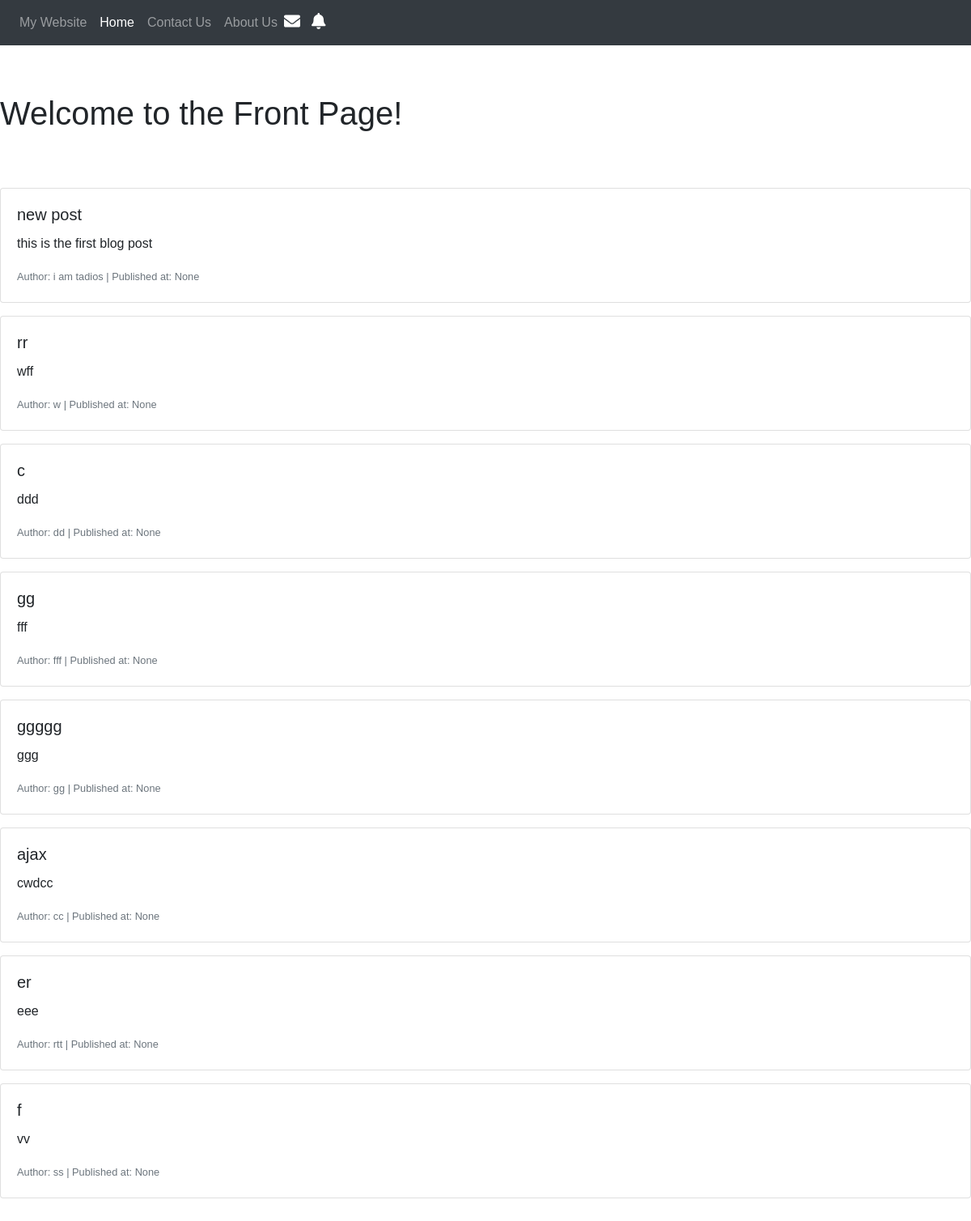
The page /blogapp/front-posts/ on the database its author committed.
### blogapp/models.py (models this page shows, shortened)
class Post(models.Model):
    title = models.CharField(max_length=200)
    text = models.TextField()
    author = models.CharField(max_length=100)
    created_at = models.DateTimeField(default=timezone.now)
    published_at = models.DateTimeField(blank=True, null=True)

### blogapp/views.py (the view)
# urls.py: path('front-posts/', views.front_post_view, name='front_posts'),
def front_post_view(request):
    posts = Post.objects.all()[:10]
    if request.headers.get('X-Requested-With') == 'XMLHttpRequest':
        post_partial_html = render_to_string('posts/frontpost_partial.html', {'posts': posts})
        return JsonResponse({'new_posts': len(posts), 'html': post_partial_html})
    else:
        return render(request, 'posts/frontpost.html', {'posts': posts})

### blogapp/templates/posts/frontpost.html (shortened to what this page needs)
{% extends 'posts/base1.html' %}
{% block content %}
    <h1>Welcome to the Front Page!</h1>
    <div class="content" id="post-container">
        {% for post in posts %}
            <div class="card mb-3">
                <div class="card-body">
                    <h5 class="card-title">{{ post.title }}</h5>
                    <p class="card-text">{{ post.text }}</p>
                    <p class="card-text"><small class="text-muted">Author: {{ post.author }} | Published at: {{ post.published_at }}</small></p>
                </div>
            </div>
        {% endfor %}
    </div>
{% endblock %}

### blogapp/templates/posts/base1.html (style rules this page uses)
body { margin: 0; padding: 0; overflow-x: hidden; font-family: 'Arial', sans-serif; }
.content { padding-top: 60px; overflow-y: auto; height: 100vh; }

### rows shown on the page
Post: title "new post", text "this is the first blog post", author "i am tadios", published_at "None"
Post: title "rr", text "wff", author "w", published_at "None"
Post: title "c", text "ddd", author "dd", published_at "None"
Post: title "gg", text "fff", author "fff", published_at "None"
Post: title "ggggg", text "ggg", author "gg", published_at "None"
Post: title "ajax", text "cwdcc", author "cc", published_at "None"
Post: title "er", text "eee", author "rtt", published_at "None"
Post: title "f", text "vv", author "ss", published_at "None"
